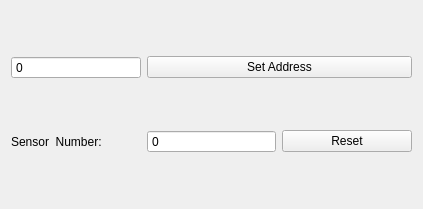
<?xml version="1.0" encoding="UTF-8"?>
<ui version="4.0">
 <class>GatherOperWidget</class>
 <widget class="QWidget" name="GatherOperWidget">
  <property name="geometry">
   <rect>
    <x>0</x>
    <y>0</y>
    <width>423</width>
    <height>209</height>
   </rect>
  </property>
  <property name="windowTitle">
   <string>Form</string>
  </property>
  <layout class="QGridLayout" name="gridLayout">
   <item row="0" column="0">
    <widget class="QSpinBox" name="editAddr">
     <property name="buttonSymbols">
      <enum>QAbstractSpinBox::NoButtons</enum>
     </property>
    </widget>
   </item>
   <item row="1" column="0">
    <widget class="QLabel" name="label">
     <property name="text">
      <string>Sensor  Number:</string>
     </property>
    </widget>
   </item>
   <item row="1" column="1">
    <widget class="QSpinBox" name="editYBNum">
     <property name="buttonSymbols">
      <enum>QAbstractSpinBox::NoButtons</enum>
     </property>
    </widget>
   </item>
   <item row="1" column="2">
    <widget class="QPushButton" name="btnReset">
     <property name="text">
      <string>Reset</string>
     </property>
    </widget>
   </item>
   <item row="0" column="1" colspan="2">
    <widget class="QPushButton" name="btnSetAddr">
     <property name="text">
      <string>Set Address</string>
     </property>
    </widget>
   </item>
  </layout>
 </widget>
 <resources/>
 <connections/>
</ui>
